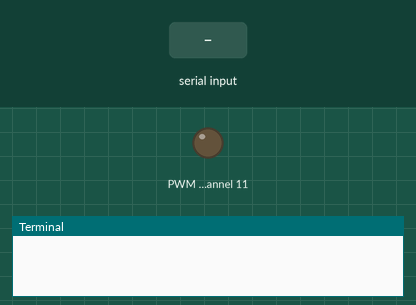
The program below on a simulated Raspberry Pi (BCM pin numbers). Shown: output pins drawn as LEDs (lit = HIGH), the last lines printed to the terminal. Dashed ring = blinking. Inputs (shaded band) come from the test bench. Threads take turns every 2 ms; library files of the repository ran but are not shown: pca9685.py.

Above: at 1.2 s.
1.3 s: "d" typed at the terminal, then Enter
At 1.7 s:
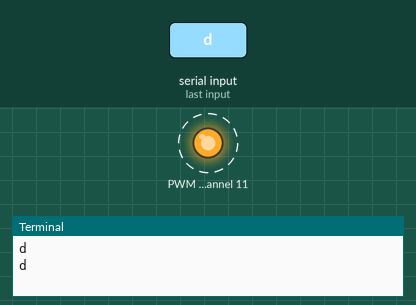
4.3 s: "a" typed at the terminal, then Enter
At 5.5 s:
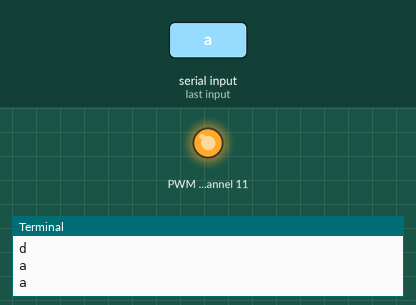
5.8 s: "s" typed at the terminal, then Enter
At 6.7 s:
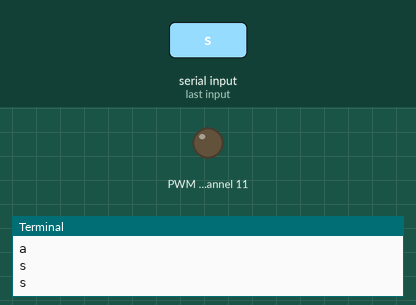
Timing chart, 0 to 8.8 s (numbered marks = the images above; inputs shaded):
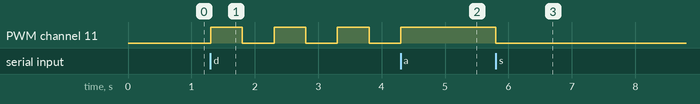

The program:

_18_pca9685_test.py
```python
# I2C 버스 응용하기
# A누르면 LED 밝기 최대
# S누르면 LED 꺼짐
# D누르면 LED 점멸
import smbus
import pca9685
import time
import threading
led_pin =11

i2c_bus = smbus.SMBus(1)
pwm = pca9685.PWM(i2c_bus)

pwm.setFreq(1000)

flag_exit = False
userInput ="f"
def blink_led():
  global userInput
  while True:
    if userInput == "a":
      pwm.setDuty(led_pin, 4095)
    elif userInput == "s":
      pwm.setDuty(led_pin, 0)
    elif userInput == "d":
      pwm.setDuty(led_pin, 4095)
      time.sleep(0.5)
      pwm.setDuty(led_pin, 0)
      time.sleep(0.5)
    else:
      pwm.setDuty(led_pin, 0)

    if flag_exit: break

tBL = threading.Thread(target=blink_led)
tBL.start()

try:
  while True:
    userInput = input() # for string
    print(userInput)

except KeyboardInterrupt:
  pass

tBL.join()
pwm.setDuty(led_pin,0)
i2c_bus.close()
```

Measured:
- after the input at 1.3 s, PWM channel 11: alternates HIGH for 0.50 s and LOW for 0.50 s, starting at once
- after the input at 4.3 s, PWM channel 11: goes on until 4.3 s, then stays HIGH
- after the input at 5.8 s, PWM channel 11: HIGH → LOW at once
